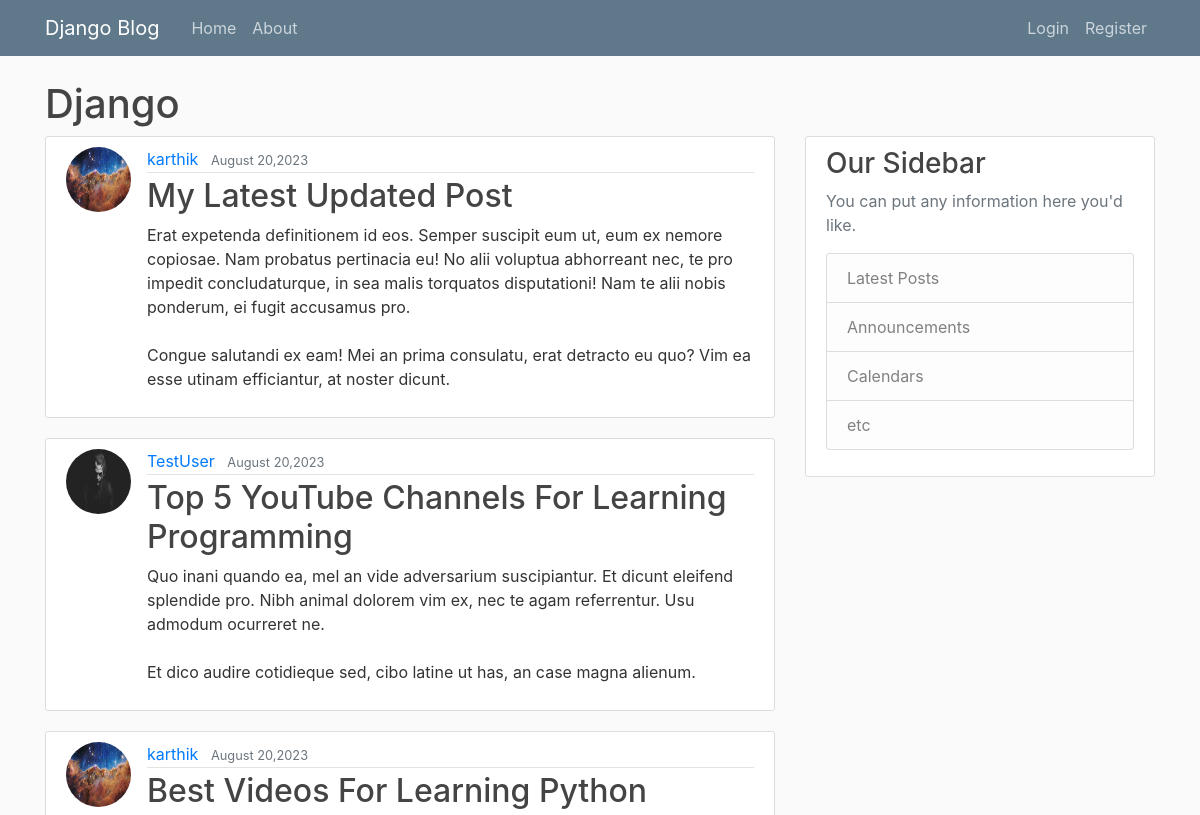
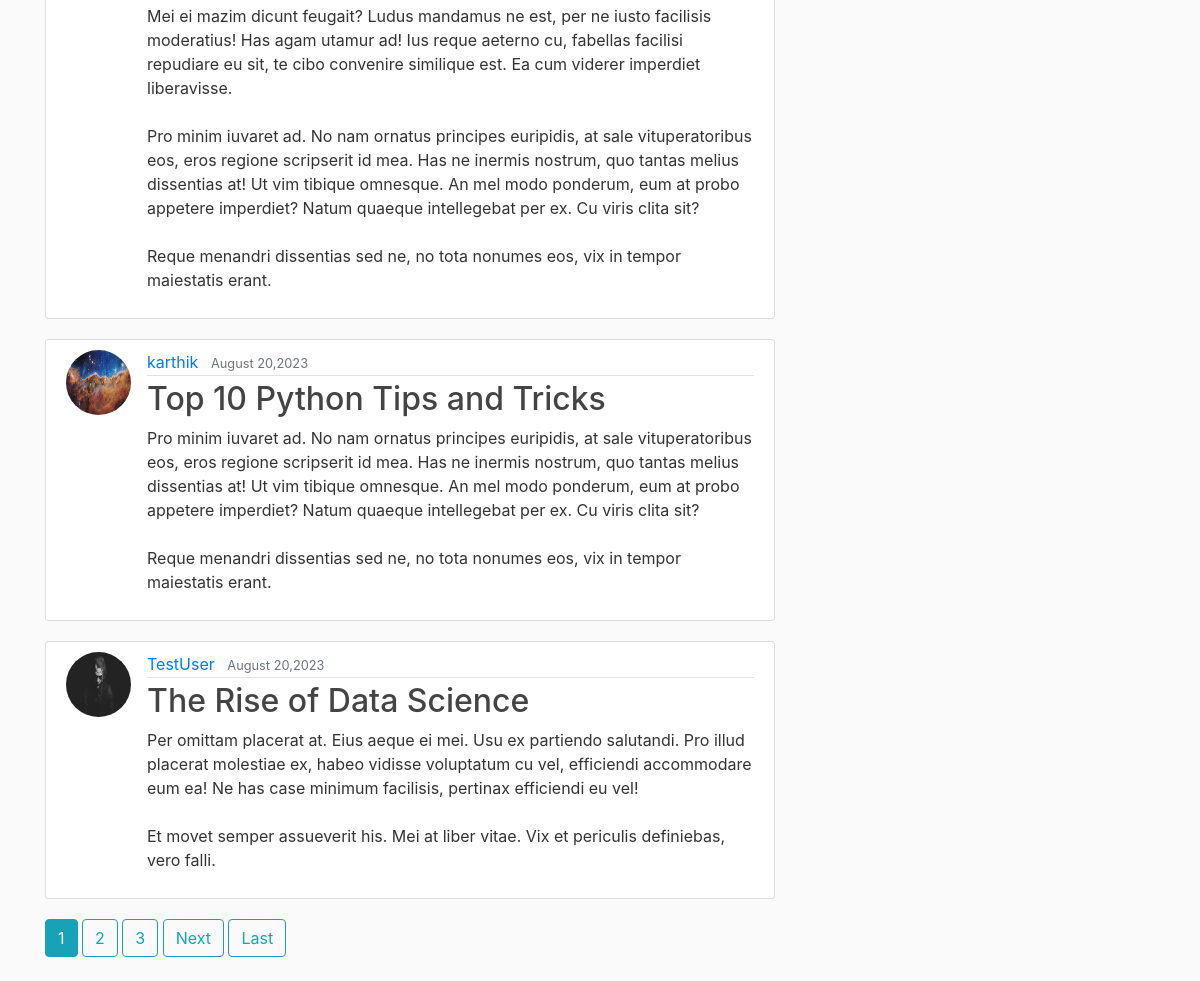
The page / on the database its author committed (2 pictures, top to bottom).
### blog/models.py (models this page shows, shortened)
class Post(models.Model):
    title = models.CharField(max_length=100)
    content = models.TextField()
    date_posted = models.DateTimeField(default = timezone.now) # if we use auto_now_add=True we will never be able to edit date posted instead we
    author = models.ForeignKey(User, on_delete=models.CASCADE) # we need to get the author details from the auth table hence import user above

### users/models.py (models this page shows, shortened)
class profile(models.Model):
    user = models.OneToOneField(User, on_delete=models.CASCADE)
    image = models.ImageField(default='default.jpg',upload_to='profile_pics')

### blog/views.py (the view)
# urls.py: path('', PostListView.as_view(), name='blog-home'),
class PostListView(ListView):
    model = Post
    template_name = 'blog/home.html' #<app-name>/<model>_<view-type>.html
    context_object_name = 'posts'
    ordering = ['-date_posted']
    paginate_by = 5

### blog/templates/blog/home.html (shortened to what this page needs)
{% extends "blog/base.html" %}
{% block content %}
    {% for post in posts %}
        <article class="media content-section">
            <img class="rounded-circle article-img" src="{{post.author.profile.image.url}}">
            <div class="media-body">
                <div class="article-metadata">
                    <a class="mr-2" href="{% url 'user-posts' post.author.username %}">{{ post.author }}</a>
                    <small class="text-muted">{{ post.date_posted|date:"F d,Y" }}</small>
                </div>
                <h2><a class="article-title" href="{% url 'post-detail' post.id%}">{{ post.title }}</a></h2>
                <p class="article-content">{{ post.content }}</p>
            </div>
        </article>
    {% endfor %}
    {% if is_paginated %}
      {% for num in page_obj.paginator.page_range %}
        {% if page_obj.number == num %}
          <a class="btn btn-info mb-4" href="?page={{ num }}">{{ num }}</a>
        {% elif num > page_obj.number|add:'-3' and num < page_obj.number|add:'3' %}
          <a class="btn btn-outline-info mb-4" href="?page={{ num }}">{{ num }}</a>
        {% endif %}
      {% endfor %}
      {% if page_obj.has_next %}
        <a class="btn btn-outline-info mb-4" href="?page={{ page_obj.next_page_number }}">Next</a>
        <a class="btn btn-outline-info mb-4" href="?page={{ page_obj.paginator.num_pages }}">Last</a>
      {% endif %}
    {% endif %}
{% endblock content %}

### blog/templates/blog/base.html (shortened to what this page needs)
{% load static  %}
<!DOCTYPE html>
<html lang="en">
<head>
  <link rel="stylesheet" href="https://cdn.jsdelivr.net/npm/bootstrap@4.0.0/dist/css/bootstrap.min.css">
  <link rel="stylesheet" href="{%static 'blog/main.css'%}">
    <div class="container">
        {%if title%}
            <h1>Django {{title}}</h1>
        {%else%}
            <h1>Django</h1>
        {%endif%}
    </div>
</head>
<body>
    <header class="site-header">
        <nav class="navbar navbar-expand-md navbar-dark bg-steel fixed-top">
          <div class="container">
            <a class="navbar-brand mr-4" href="/">Django Blog</a>
            <div class="collapse navbar-collapse" id="navbarToggle">
              <div class="navbar-nav mr-auto">
                <a class="nav-item nav-link" href="{% url 'blog-home' %}">Home</a>
                <a class="nav-item nav-link" href="{% url 'blog-about' %}">About</a>
              </div>
              <div class="navbar-nav">
                {% if user.is_authenticated %}
                  <a class="nav-item nav-link" href="{% url 'post-create'%}">New Post</a>
                  <a class="nav-item nav-link" href="{% url 'profile'%}">Profile</a>
                  <a class="nav-item nav-link" href="{% url 'logout'%}">Logout</a>
                {% else%}
                  <a class="nav-item nav-link" href="{% url 'login'%}">Login</a>
                  <a class="nav-item nav-link" href="{% url 'register'%}">Register</a>
                {%endif%}
                </div>
            </div>
          </div>
        </nav>
    </header>
    <main role="main" class="container">
        <div class="row">
          <div class="col-md-8">
            {% block content %}{% endblock %}
          </div>
          <div class="col-md-4">
            <div class="content-section">
              <h3>Our Sidebar</h3>
              <p class='text-muted'>You can put any information here you'd like.
                <ul class="list-group">
                  <li class="list-group-item list-group-item-light">Latest Posts</li>
                  <li class="list-group-item list-group-item-light">Announcements</li>
                  <li class="list-group-item list-group-item-light">Calendars</li>
                  <li class="list-group-item list-group-item-light">etc</li>
                </ul>
              </p>
            </div>
          </div>
        </div>
    </main>
</body>
</html>

### blog/static/blog/main.css (style rules this page uses)
body { background: #fafafa; color: #333333; margin-top: 5rem; }
h1, h2, h3, h4, h5, h6 { color: #444444; }
ul { margin: 0; }
.bg-steel { background-color: #5f788a; }
.site-header .navbar-nav .nav-link { color: #cbd5db; }
.content-section { background: #ffffff; padding: 10px 20px; border: 1px solid #dddddd; border-radius: 3px; margin-bottom: 20px; }
.article-title { color: #444444; }
.article-content { white-space: pre-line; }
.article-img { height: 65px; width: 65px; margin-right: 16px; }
.article-metadata { padding-bottom: 1px; margin-bottom: 4px; border-bottom: 1px solid #e3e3e3 }

### rows shown on the page
Post: author.profile.image (picture), author "karthik", date_posted "August 20,2023", title "My Latest Updated Post", content "Erat expetenda definitionem id eos. Semper suscipit eum ut, eum ex nemore copiosae. Nam probatus pertinacia eu! No alii voluptua abhorreant nec, te pro impedit concludaturque, in sea malis torquatos disputationi! Nam te alii nobis ponderum, ei fugit accusamus pro. Congue salutandi ex eam! Mei an prima consulatu, erat detracto eu quo? Vim ea esse utinam efficiantur, at noster dicunt."
Post: author.profile.image (placeholder picture), author "TestUser", date_posted "August 20,2023", title "Top 5 YouTube Channels For Learning Programming", content "Quo inani quando ea, mel an vide adversarium suscipiantur. Et dicunt eleifend splendide pro. Nibh animal dolorem vim ex, nec te agam referrentur. Usu admodum ocurreret ne. Et dico audire cotidieque sed, cibo latine ut has, an case magna alienum."
Post: author.profile.image (picture), author "karthik", date_posted "August 20,2023", title "Best Videos For Learning Python", content "Mei ei mazim dicunt feugait? Ludus mandamus ne est, per ne iusto facilisis moderatius! Has agam utamur ad! Ius reque aeterno cu, fabellas facilisi repudiare eu sit, te cibo convenire similique est. Ea cum viderer imperdiet liberavisse. Pro minim iuvaret ad. No nam ornatus principes euripidis, at sale vituperatoribus eos, eros regione scripserit id mea. Has ne inermis nostrum, quo tantas melius dissentias at! Ut vim tibique omnesque. An mel modo ponderum, eum at probo appetere imperdiet? Natum quaeque intellegebat per ex. Cu viris clita sit? Reque menandri dissentias sed ne, no tota nonumes eos, vix in tempor maiestatis erant."
Post: author.profile.image (picture), author "karthik", date_posted "August 20,2023", title "Top 10 Python Tips and Tricks", content "Pro minim iuvaret ad. No nam ornatus principes euripidis, at sale vituperatoribus eos, eros regione scripserit id mea. Has ne inermis nostrum, quo tantas melius dissentias at! Ut vim tibique omnesque. An mel modo ponderum, eum at probo appetere imperdiet? Natum quaeque intellegebat per ex. Cu viris clita sit? Reque menandri dissentias sed ne, no tota nonumes eos, vix in tempor maiestatis erant."
Post: author.profile.image (placeholder picture), author "TestUser", date_posted "August 20,2023", title "The Rise of Data Science", content "Per omittam placerat at. Eius aeque ei mei. Usu ex partiendo salutandi. Pro illud placerat molestiae ex, habeo vidisse voluptatum cu vel, efficiendi accommodare eum ea! Ne has case minimum facilisis, pertinax efficiendi eu vel! Et movet semper assueverit his. Mei at liber vitae. Vix et periculis definiebas, vero falli."

### other values the page prints
{{ num }} "1"
{{ num }} "2" "3"
